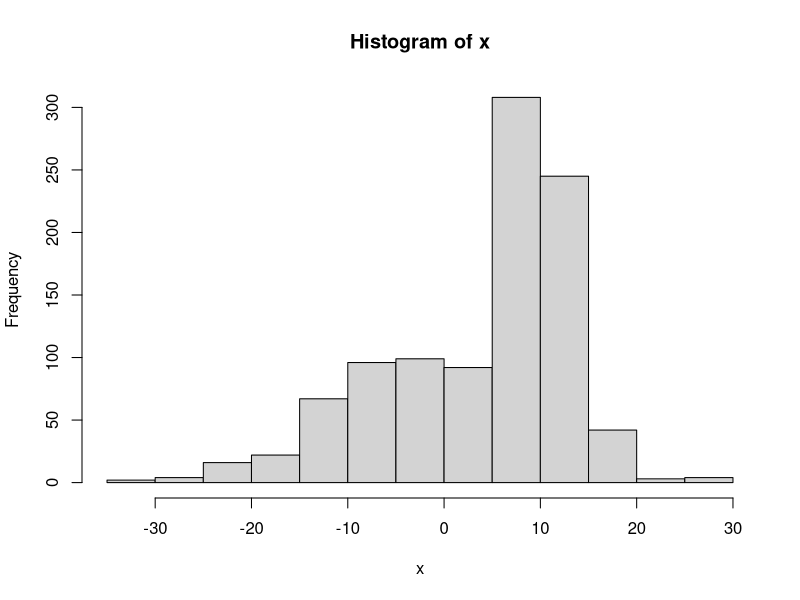
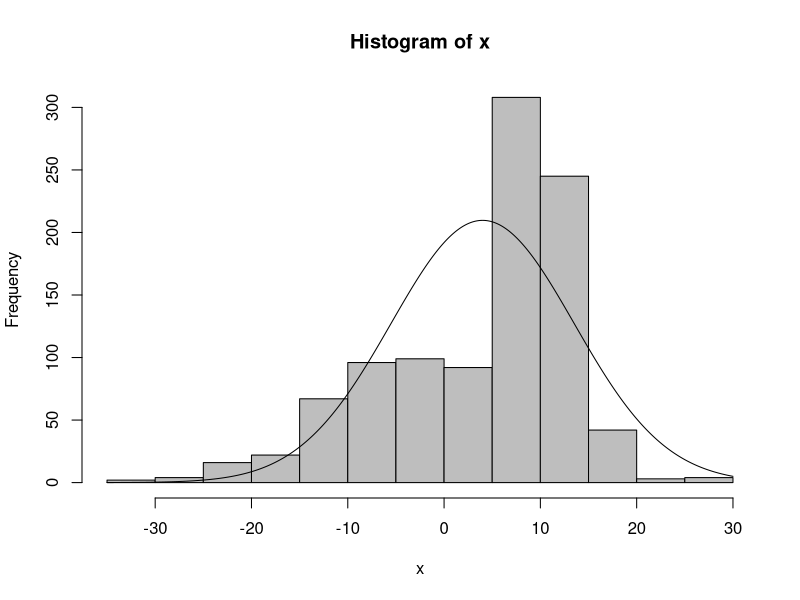
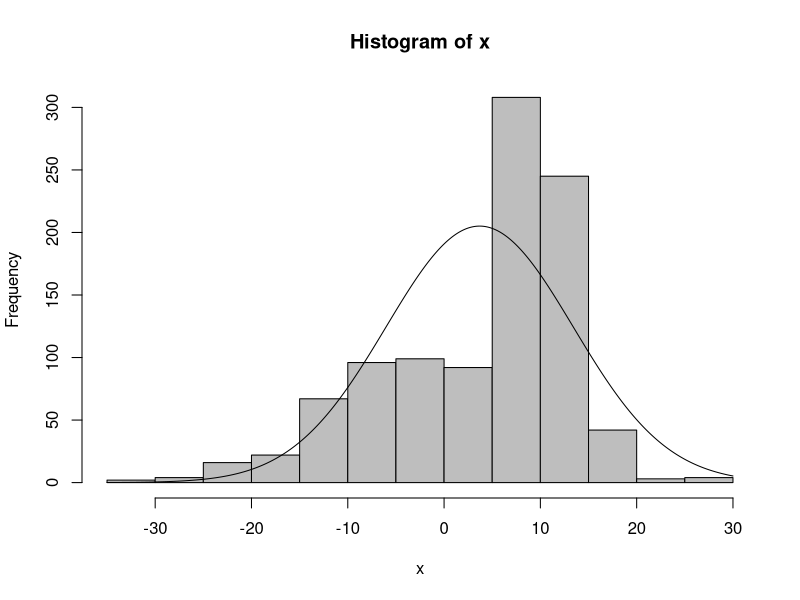
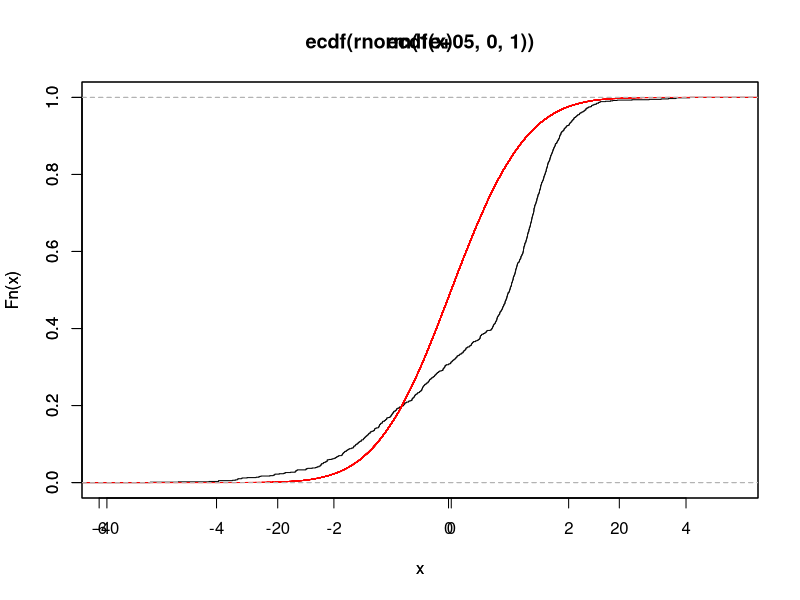

R code for these plots, in order:
## ---- chunk 1
mu_1 <- 10
mu_2 <- -2
sd_1 <- 3
sd_2 <- 10
n <- 1000
mean <- c(mu_1, mu_2)
sd <- c(sd_1, sd_2)

my.data <- rnorm(n, mean, sd)
summary(my.data)
## ---- chunk 2
x <- my.data

# histogram
hist(x)

# superimpose normal density
h <- hist(x, plot=FALSE)
plot(h, col="grey")
xlines <-seq(min(h$breaks),max(h$breaks),length.out=1000)
lines(x = xlines,y=dnorm(xlines, 4, sqrt(90.5)) *length(x)*diff(h$breaks)[1])


# superimpose emperical density
h <- hist(x, plot=FALSE)
plot(h, col="grey")
xlines <-seq(min(h$breaks),max(h$breaks),length.out=1000)
lines(x = xlines, y=dnorm(xlines, mean(x), sd(x)) * length(x)*diff(h$breaks)[1])
## ---- chunk 3
Fs_1 <- ecdf(x)
# plot ecdf
plot(Fs_1)


# superimpose cdf for standard normal
par(new=TRUE)
plot(ecdf(rnorm(10e4, 0, 1)), col="red")

# calculate maximal difference
sample <- x
x <- seq(min(sample),max(sample), by = .01)
max(abs(Fs_1(x)-pnorm(x,mean = mean(sample), sd = sd(sample))))

## ---- chunk 4
# your code here
k_central_moment <- function(num){
  return (sum((my.data - mean(my.data))^(num))/n)
}
# skewness
third_central_moment = k_central_moment(3)
sec_central_moment = k_central_moment(2)
skewness = third_central_moment/sec_central_moment^(3/2)
skewness
# kurtosis
four_central_moment = k_central_moment(4)
kurtosis = four_central_moment/sec_central_moment^2
kurtosis
## ---- chunk 5
quantile(my.data, probs = seq(0.1,0.9,0.1))
my.data_sorted = sort(my.data)
print("naive approach:")
my.data_sorted[seq(100, 900, 100)]
res <- list()
print("how it is done in r:")
res <- c()
for(i in seq(100, 900, 100)) {
  res<-c(res,((my.data_sorted[i])*(i/1000)+((my.data_sorted[i+1])*((1000-i)/1000))))
}
res

## ---- chunk 6
# your code here
# theoretical expected value and variance

# sample mean and sample variance

## ---- chunk 7
m <- mean(my.data); 
print(m)
s <- sd(my.data)
print("For 1 sigma:")
mean(abs(my.data-m)< s) # should be 0.66
print("For 2 sigma:")
mean(abs(my.data-m)< 2*s) # should be 0.95
print("For 3 sigma:")
mean(abs(my.data-m)< 3*s) # should be 0.997
